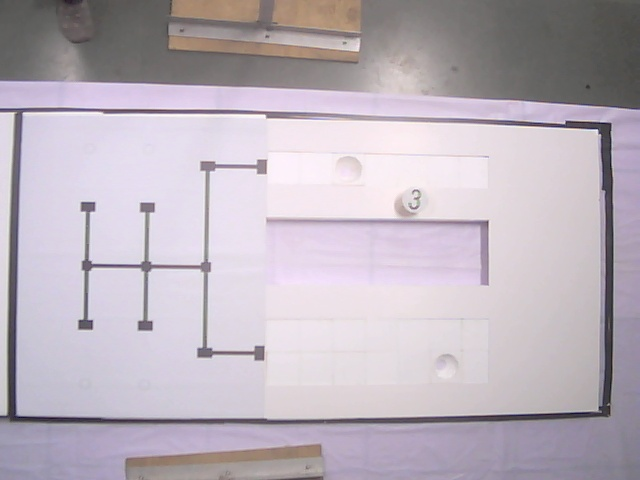
#> input picture task5/test_setup/input_image - Copy (2).jpg, 640 x 480 px, given in place of the camera
$ python threshold.py
#> lines starting #> are read from the running program, lines starting #| are printed output that depends on the picture; after the words box and inside, x2 and y2 are one past the last pixel; in counts of white or black regions, pixels touching at a corner belong together
#> further down, src is the input picture: shape (480, 640, 3); mean B, G, R 188.1, 178.6, 187.7
############################################
## Import OpenCV
import numpy as np
import cv2
def get_perspective_image(frame):

    gray = cv2.cvtColor(frame, cv2.COLOR_BGR2GRAY)
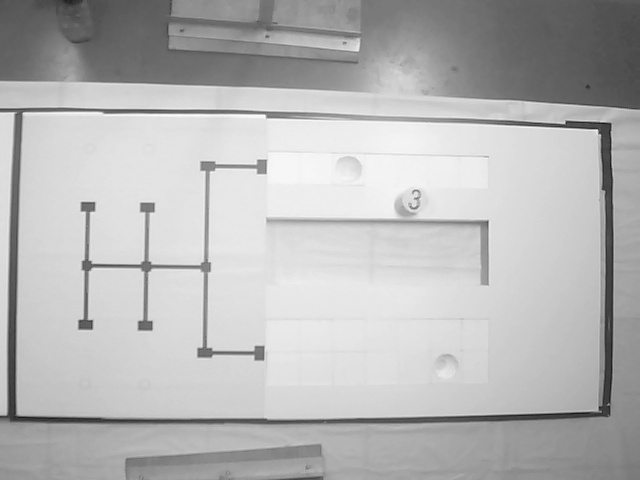
#> gray: shape (480, 640); min 12, max 253, mean 182.4
    lower = np.array([0, 0, 0]) #black color mask
    upper = np.array([120, 120, 120])
    mask = cv2.inRange(frame, lower, upper)
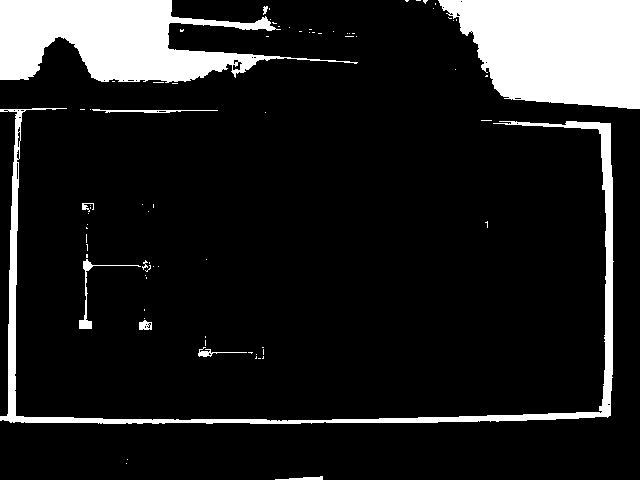
#> mask: shape (480, 640); 13.4% white; 78 white regions (67 under 20 px)

    ret,thresh1 = cv2.threshold(mask,127,255,cv2.THRESH_BINARY)
    contours, hierarchy = cv2.findContours(thresh1, cv2.RETR_TREE, cv2.CHAIN_APPROX_SIMPLE)
#> contours = 113 contours, 100 with area under 20; largest, box (x1, y1, x2, y2) and area: (438, 0, 640, 109) 16828, (0, 0, 358, 83) 14284, (0, 108, 614, 424) 6824, (79, 259, 141, 329) 206, (92, 109, 218, 113) 109
    cv2.drawContours(frame,contours,-1,(0,255,0),3)
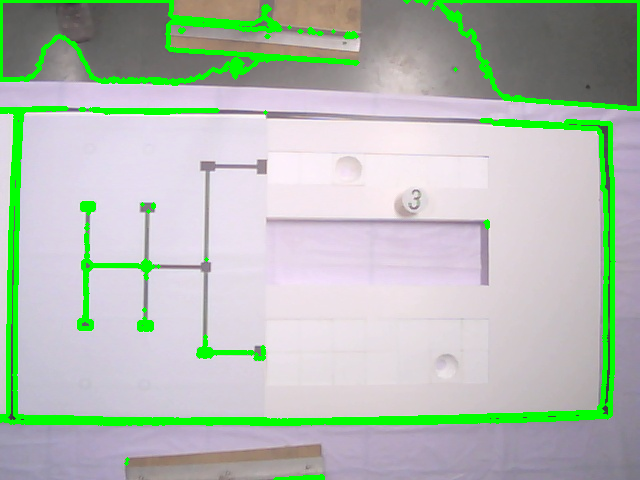
#> frame: shape (480, 640, 3); 7.74% of pixels changed, all inside (x1, y1, x2, y2) = (0, 0, 640, 480)
    cv2.imshow('src', frame)

    return frame


cap = cv2.VideoCapture(1)
ret, src = cap.read()
cv2.imshow('src', src)
cv2.imwrite("input_image.jpg", src)

##getting the perspective image
img_src= get_perspective_image(src)

cv2.imwrite("output_image.jpg", img_src)

#cv2.imshow('dst', img_src)
############################################

## Video Loop
while(1):
## Read the image
        ret, frame = cap.read()
        cap.set(10, 2)
        img_src= get_perspective_image(frame)
## End the video loop
        if cv2.waitKey(1) == 27:  ## 27 - ASCII for escape key
#> (key Esc is pressed here)
                break

############################################

############################################
## Close and exit
# close camera
cap.release()
cv2.destroyAllWindows()
############################################
